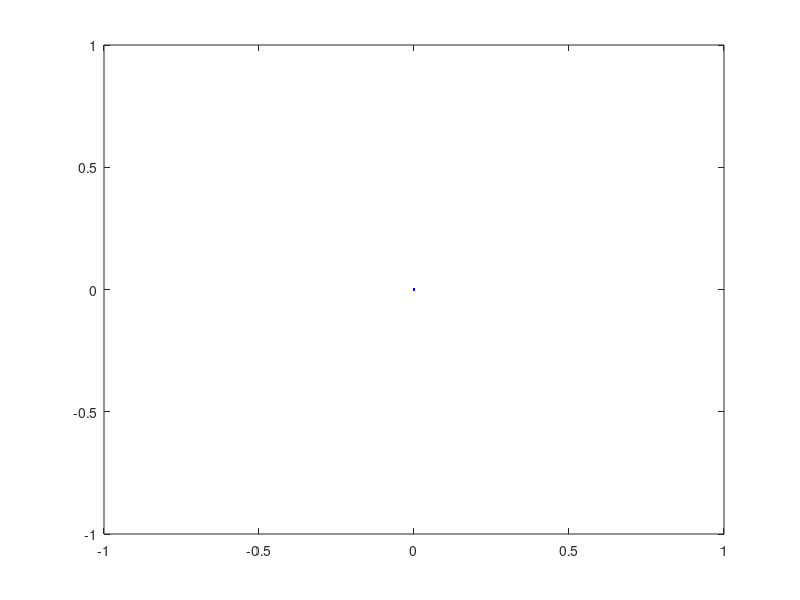

Write MATLAB code to recreate this figure.
function TT= setup_tracking_animations()
x_s = 0;
TT.xt_t1= patch(0,x_s,'y'); % tracked vehicle true
TT.xv_t1= patch(0,x_s,'r'); % tracked vehicle estimate
TT.pth_t1= plot(0,x_s,'k.','markersize',2); % tracked vehicle path estimate
TT.true_t1 = plot(0,x_s,'b');
TT.obs_t1= plot(0,x_s,'r'); % tracked observations
TT.xf_t1= plot(0,0,'r+'); % estimated features
TT.cov_t1= plot(0,0,'b'); % covariance ellipses
end
